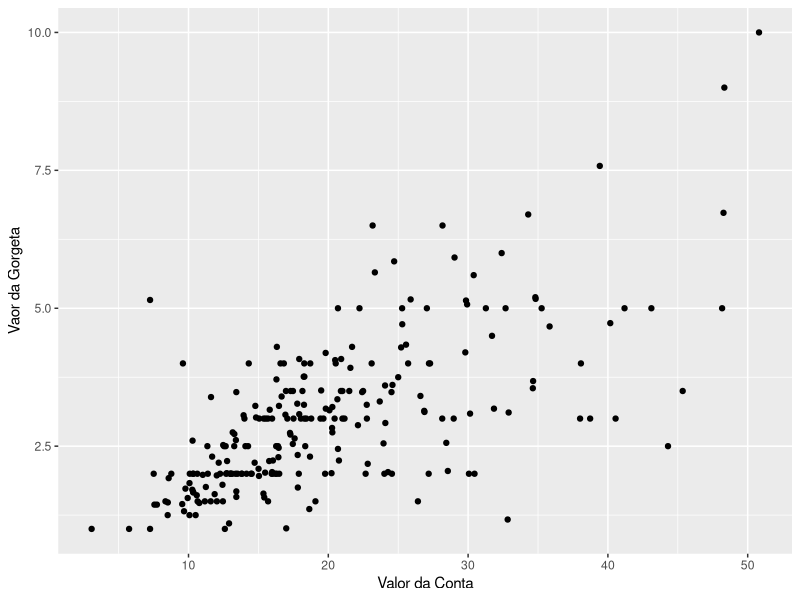
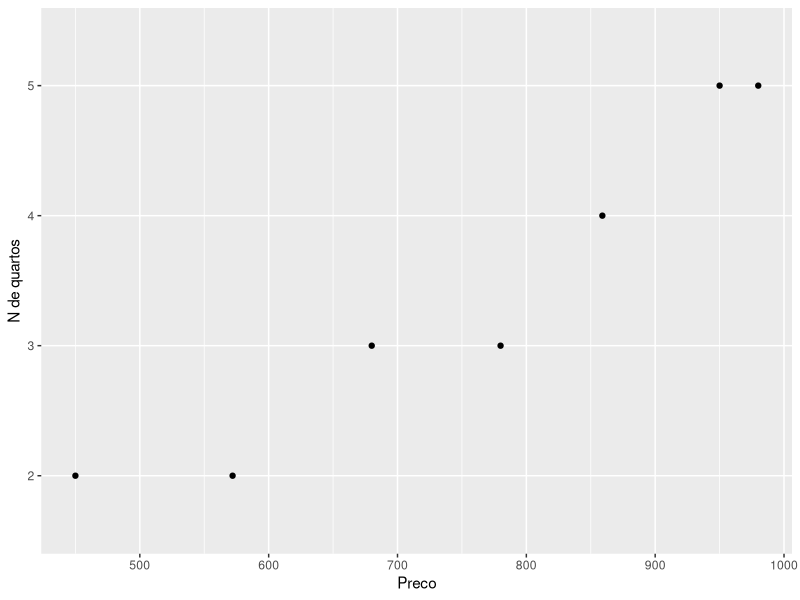
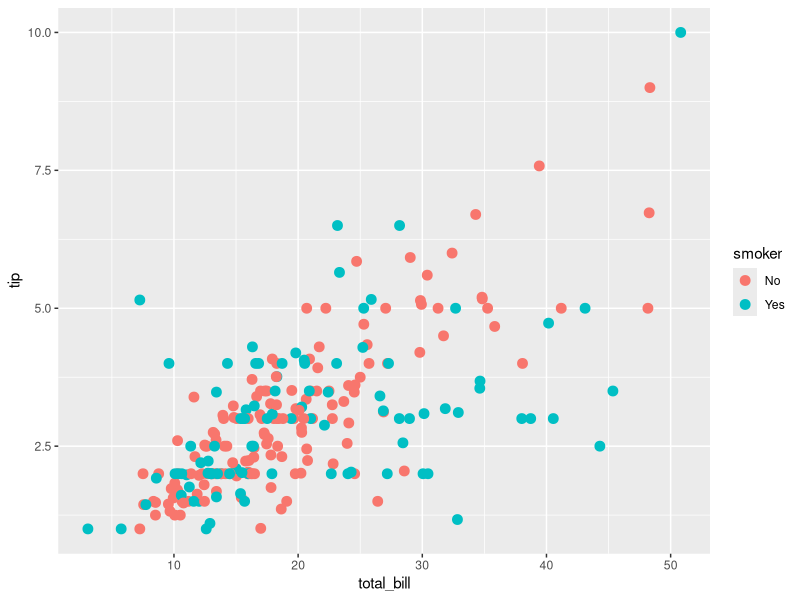
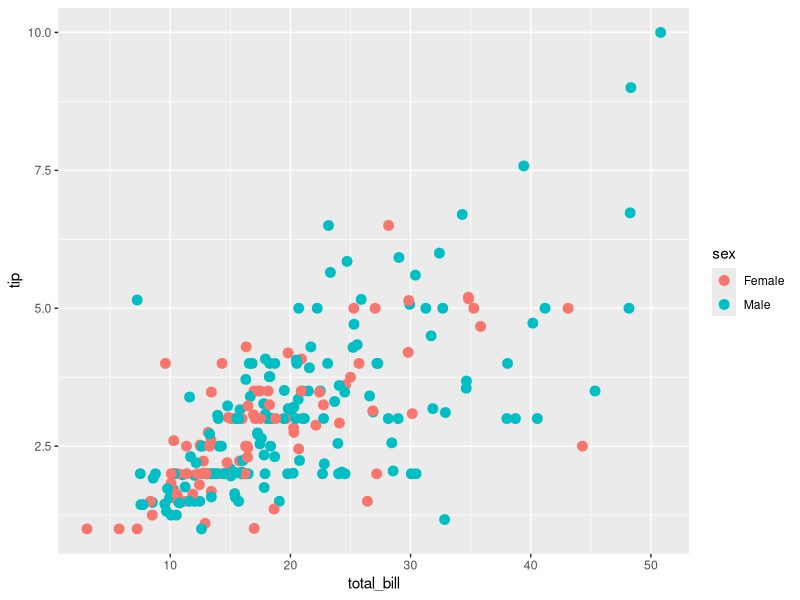
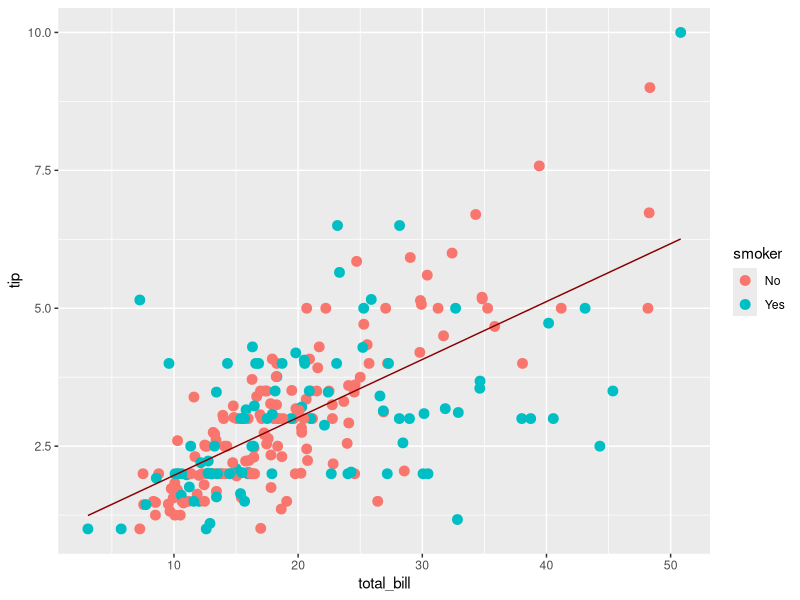
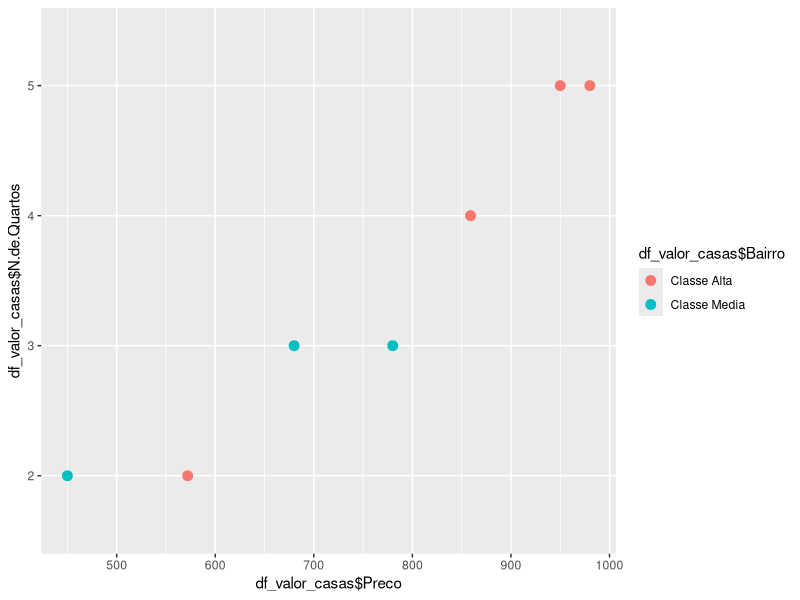
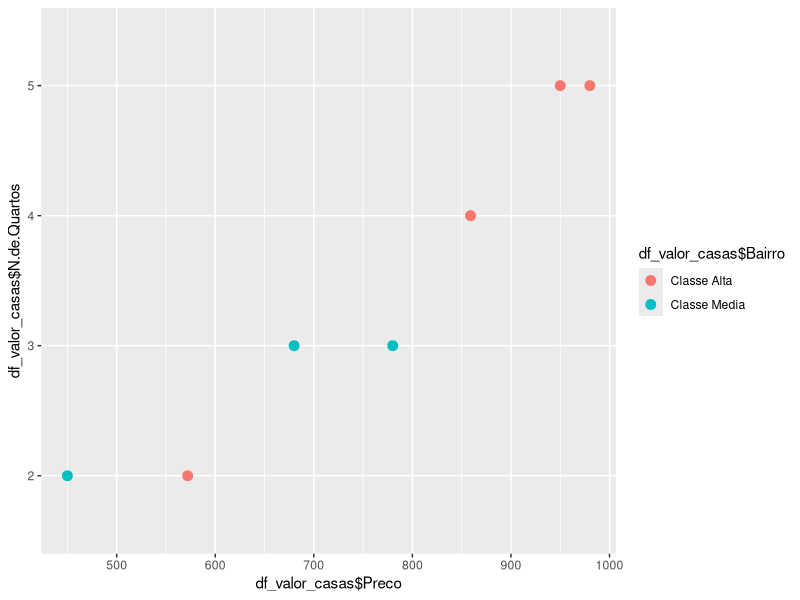
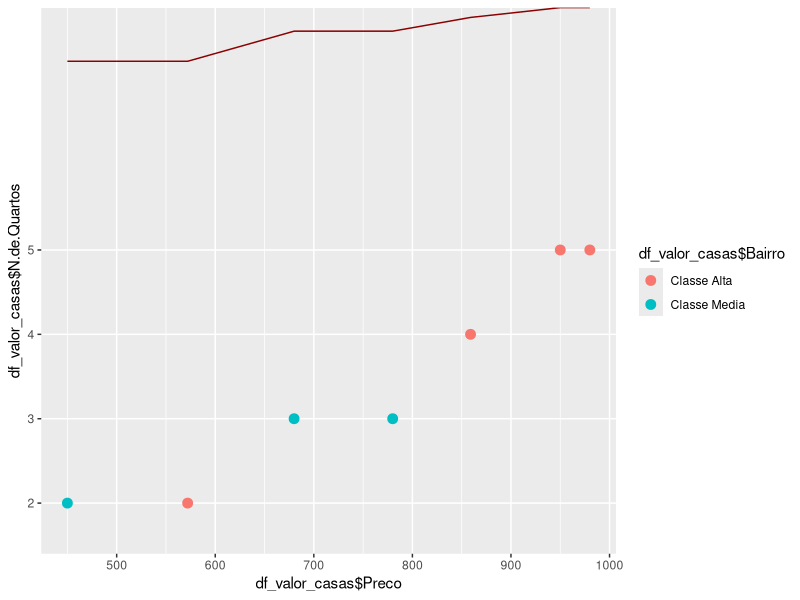

The R source for these figures, in order:
# Explorando o ggplot2

# Configurando Diretório de Trabalho
setwd("C:/Users/Julia/Desktop/CienciaDeDados/1.Big-Data-Analytics-com-R-e-Microsoft-Azure-Machine-Learning/4.Linguagem-R-Graficos")
getwd()

# Descricao

# Um sistema grafico completo, alternativo ao sistema basico de graficos do R
# Oferece mais opcoes de modificacao, legendas prontas e formatacao mais solidade


# Instalando e carregando o pacote
install.packages('ggplot2')
library(ggplot2)

# Plotando um grafico basico com qplot()

# O primeiro comando data(tips, package = 'reshape2') carrega o conjunto de dados tips (que difernte do iris
# nao vem ja carregado) do pacote reshape2 na sessão atual do R.

# O segundo comando qplot(total_bill, tip, data = tips, geom = 'point') cria um gráfico de dispersão
# (também chamado de gráfico de pontos) usando a função qplot() do pacote ggplot2.

# O comando qplot() toma as seguintes entradas:
  
#  total_bill e tip (nao precisa colocar tips$total_bill e tips$tip), pode colocar apenas o nome da
#  coluna total_bill e tip e estes serao os valores que irao ser plotados no eixo x e eixo y, respectivamente.

#  data = tips especifica que os dados para o gráfico vêm do data frame tips.

#  geom = 'point' especifica que o gráfico deve ser criado com pontos.

data(tips, package = 'reshape2')
View(tips)
qplot(total_bill, tip, data = tips, geom = 'point', xlab = 'Valor da Conta', ylab = 'Vaor da Gorgeta') # 'total_bill - valor da conta | 'tip' - valor da gorgeta


# Outro exemplo usando qplot()

# criando df com valores direto na funcao
df_valor_casas <- data.frame(Preco = c(572, 780, 859, 950, 450, 680, 980),
                              `N de Quartos` = c('2', '3', '4', '5', '2', '3', '5'),
                              Bairro = c('Classe Alta', 'Classe Media', 'Classe Alta', 'Classe Alta', 'Classe Media', 'Classe Media', 'Classe Alta'),
                              row.names = c('Casa 1', 'Casa 2', 'Casa 3', 'Casa 4', 'Casa 5', 'Casa 6', 'Casa 7'))

# criando o qplot
qplot(df_valor_casas$Preco, df_valor_casas$N.de.Quartos, data = df_valor_casas,
      geom = 'point', xlab = 'Preco', ylab = 'N de quartos')



# *** Agora vamos construir um grafico utlizando camada a camada ***

# Camada 1
# - vamos utilizar geom_point() que permite colocar os pontos no grafico
# - vamos utilizar o mapping que e um dos parametros de geom_point()
# - vamos usar o aes (funcao de 'aesthetics' que é usada para mapear variáveis aos atributos estéticos (visuais) de um gráfico,
#   como a posição, cor, tamanho, forma ou transparência dos pontos, linhas ou barras.)

camada1 <- geom_point(
  mapping = aes(x = total_bill, y = tip, color = smoker), # color diz se quem deu gorgeta era fumante ou nao
  data = tips,
  size = 3
)
ggplot() + camada1

# resumido
ggplot(data = tips, aes(x = total_bill, y = tip, color = sex)) + # color diz qual o sexo de quem deu a gorgeta
  geom_point(size = 3)


?aes
??aes


# *** Construindo um modelo de regressao (modelo de regressao linear simples) ***

# - Primeiro criamos um modelo regressao linear simples (modelo_base) utilizando a formula tip ~ total_bill que vai indicar
#   que queremos prever a gorjeta com base no valor total da conta. O argumento data = tips especifica que os dados a serem usados sao do dataframe tips.

# - Depois criamos um dataframe com duas colunas. A primeira coluna é chamada de "total_bill" e contém os valores 
#   da variavel "total_bill" do conjunto de dados "tips".
# - A segunda coluna é gerada pela função "predict" que serve para gerar as previsoes da variavel resposta ('tip') com
#   base nos valores da variável preditora ("total_bill") usando modelo de regressão "modelo_base" e especificamos
#   o intervalo de confiança de 95% com o argumento "interval = "confidence".
# - O resultado é uma matriz com três colunas: os valores previstos para a variável resposta (fit),
#   o limite inferior do intervalo de confiança (lwr) e o limite superior do intervalo de confiança (upr).
# - Se o valor total da conta ('total_bill') foi de 10,34 ao lado teremos o valor medio que deve ser a gorgeta + valor alto + valor baixo

modelo_base <- lm(tip ~ total_bill, data = tips) 
summary(modelo_base)

modelo_fit <- data.frame(                        
  total_bill = tips$total_bill,
  predict(modelo_base, interval = "confidence")
)
View(modelo_fit)


# Camada 2
# - esta criando um objeto de linha (geom_line) baseada nos dados do modelo_fit
# - mapeia o eixo x (total_bill) e o eixo y (fit) para a linha que será criada com a cor 'darkred'

camada2 <- geom_line(
  mapping = aes(x = total_bill, y = fit), # fit vem do df modelo_fit
  data = modelo_fit,
  color = 'darkred'
)
ggplot() + camada1 + camada2





# Exemplo acima usando o df_valor_casas

# Camada 1
camada1_df <- geom_point(
  mapping = aes(x = df_valor_casas$Preco, y = df_valor_casas$N.de.Quartos, color = df_valor_casas$Bairro),
  data = df_valor_casas,
  size = 3
)
ggplot() + camada1_df

# resumido
ggplot(data = df_valor_casas, aes(x = df_valor_casas$Preco, y = df_valor_casas$N.de.Quartos, color = df_valor_casas$Bairro)) +
  geom_point(size = 3)


# Construindo modelo de regressao linear simples (prevendo valor de acordo com numero de quartos)

modelo_base2 <- lm(df_valor_casas$Preco ~ df_valor_casas$N.de.Quartos, data = df_valor_casas)
summary(modelo_base2)

modelo_fit2 <- data.frame(
  `N de Quartos` = df_valor_casas$N.de.Quartos,
  predict(modelo_base2, interval = "confidence")
)
View(modelo_fit2)

modelo_fit2$log_fit <- log(modelo_fit2$fit) # necessario para a linha da regressao aparecer junto com os dados

# Camada 2

camada2_df <- geom_line(
  mapping = aes(x = df_valor_casas$Preco, y = log_fit),
  data = modelo_fit2,
  color = "darkred"
)
ggplot() + camada1_df + camada2_df



# *** Explicando a saida de ' summary (modelo_base) ' ***

# Call:
#   lm(formula = tip ~ total_bill, data = tips)
# 
# Residuals:
#   Min      1Q  Median      3Q     Max 
# -3.1982 -0.5652 -0.0974  0.4863  3.7434 
# 
# Coefficients:
#   Estimate Std. Error t value Pr(>|t|)    
# (Intercept) 0.920270   0.159735   5.761 2.53e-08 ***
#   total_bill  0.105025   0.007365  14.260  < 2e-16 ***
#   ---
#   Signif. codes:  0 ‘***’ 0.001 ‘**’ 0.01 ‘*’ 0.05 ‘.’ 0.1 ‘ ’ 1
# 
# Residual standard error: 1.022 on 242 degrees of freedom
# Multiple R-squared:  0.4566,	Adjusted R-squared:  0.4544 
# F-statistic: 203.4 on 1 and 242 DF,  p-value: < 2.2e-16


# - A linha "Call:" indica que o modelo foi ajustado usando a função lm() com a fórmula "tip ~ total_bill" 
#   e os dados do dataframe tips.

# - A secao "Residuals:" mostra as estatísticas descritivas dos resíduos do modelo (diferença entre os valores observados 
#   e os valores preditos pelo modelo). O mínimo, 1º quartil, mediana, 3º quartil e máximo dos resíduos são exibidos.

# - A secao "Coefficients:" mostra os coeficientes do modelo, incluindo o intercepto e o coeficiente de inclinação para a
#   variável preditora total_bill. Para cada coeficiente, temos sua estimativa, erro padrão, estatística t, e valor p.
#   O intercepto é estimado em 0.920270, e o coeficiente para a variável total_bill é 0.105025. Ambos os coeficientes sao
#   significantes no nível de significância de 0.05, como indicado pelos símbolos de asterisco ao lado dos valores p.

#   * O intercepto é a estimativa do valor da variável de resposta quando a variável preditora é zero. No caso deste modelo, o 
#   intercepto é de 0.920270, o que significa que quando a conta do cliente é zero, a gorjeta esperada é de aproximadamente 92 centavos.
#   * O coeficiente de inclinação para a variável preditora (total_bill) mede a mudança esperada na variável de resposta (tip)
#   quando a variavel preditora aumenta em uma unidade. Neste modelo, o coeficiente de inclinação é de 0.105025, o que 
#   significa que a cada aumento de um dólar na conta do cliente, espera-se um aumento de 10,5 centavos na gorjeta.
#   * O erro padrao e uma medida de quão preciso é a estimativa do coeficiente. Quanto menor o erro padrão, 
#   mais confiável é a estimativa.
#   * A estatística t mede a significância estatística do coeficiente. Quanto maior a estatística t, mais significativo é
#   o coeficiente. Nesse modelo, tanto o intercepto quanto o coeficiente de inclinação são estatisticamente significativos,
#   com estatísticas t de 5.761 e 14.260, respectivamente.
#   * O valor p mede a probabilidade de obter uma estatística t tão grande ou maior do que a observada se a hipotese nula de
#   que o coeficiente é zero fosse verdadeira. Um valor p menor que o nível de significância (geralmente 0,05) indica que é
#   improvável que o coeficiente seja zero e que ele é estatisticamente significativo. Neste modelo, ambos os coeficientes
#   têm valores p muito baixos, indicando que são altamente significativos.

# - A secao "Residual standard error:" mostra o desvio padrão dos resíduos, que é uma medida da variabilidade nao
#   explicada pelo modelo.

# - A secao "Multiple R-squared:" mostra o coeficiente de determinação R², que é uma medida de quão bem o modelo se ajusta
#   aos dados. Nesse caso, o modelo explica cerca de 45,66% da variabilidade na gorjeta.

# - A secao "Adjusted R-squared:" mostra o R² ajustado, que leva em consideração o número de preditores no modelo.
#   Nesse caso, o R² ajustado é ligeiramente menor que o R², indicando que o modelo pode estar sofrendo de superajuste.

# - A secao "F-statistic:" mostra a estatistica F para testar se pelo menos um dos coeficientes é diferente de zero.
#   Nesse caso, o valor de F é 203.4, indicando que há forte evidência de que pelo menos um dos coeficientes é diferente de zero.

# - A secao "p-value:" mostra o valor p para a estatística F. O valor p é muito baixo, menor que 2.2e-16,
#   indicando que há forte evidência contra a hipótese nula de que todos os coeficientes são zero.
#   Isso confirma a conclusão da seção "F-statistic".


png('GraficoDisperComModeloDeRegressao.png', width = 1500, height = 1000, res = 100)

dev.off() # fecha o dispositivo de graficos

